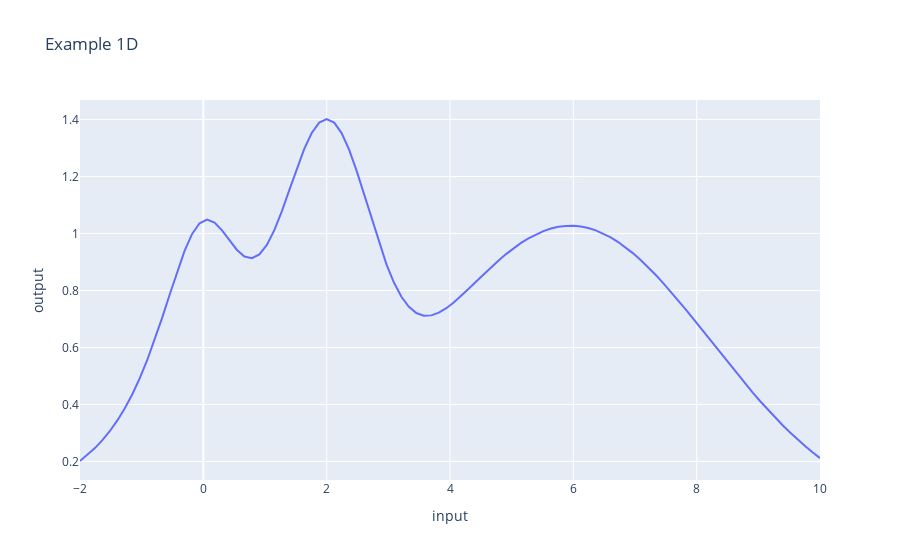

Notebook code for this chart:
### Code cell
x = np.linspace(-2., 10., 100)
x_new = x.reshape((100, -1))
z = target_function1d(x_new)

data = go.Scatter(x=x, y=z)
fig = go.Figure(data=data)
fig.update_layout(title="Example 1D", xaxis_title="input", yaxis_title="output")
fig.show()
